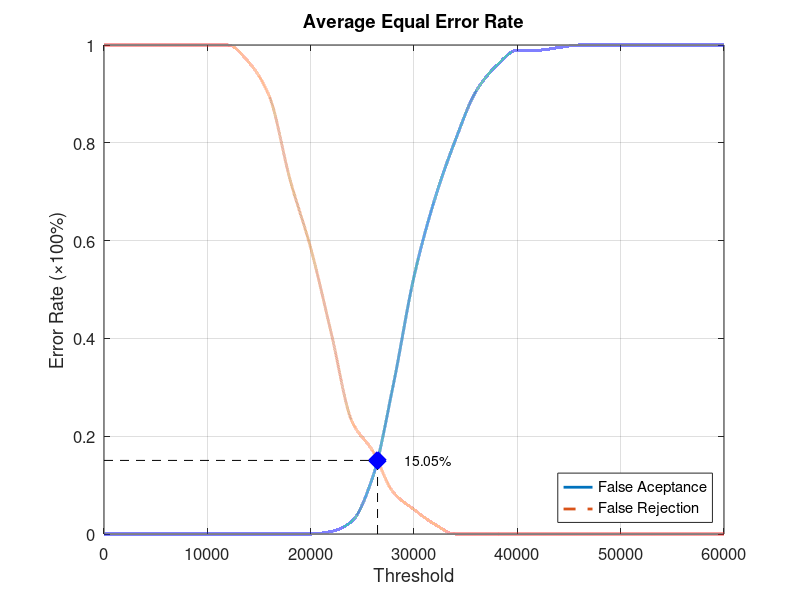
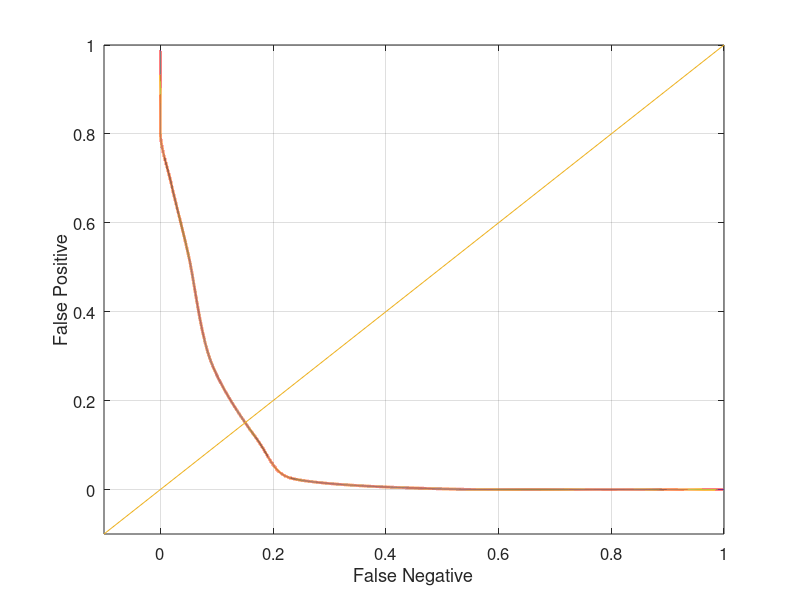

The MATLAB source for these figures, in order:
function yEER = Database2_4
close all;
clear;
clc;
x = 0:2000:60000;
xq = 0:0.5:60000;

y0 = [0 0 0 0 0 0 0 0 0 0 0 0.00526316 0.0263158 0.115789 0.305263 0.526316 0.684211 0.805263 0.905263 0.957895 0.989474 0.989474 0.994737 1 1 1 1 1 1 1 1];
yy0 = interp1(x, y0, xq, 'pchip');
y1 = [1 1 1 1 1 1 1 0.965 0.895 0.725 0.585 0.41 0.23 0.17 0.085 0.05 0.02 0 0 0 0 0 0 0 0 0 0 0 0 0 0];
yy1 = interp1(x, y1, xq, 'pchip');

% Calculating EER: 
y2 = abs(y0 - y1);
find(y2 == min(y2))
yy2 = abs(yy0 - yy1);
xEER = find(yy2 == min(yy2));
xEERIndex = xq(xEER) % X-axis EER
yEER = yy0(xEER) % Y-axis EER

main = figure
plot(xq, yy0,'-','LineWidth', 2);	hold on
plot(xq, yy1,'--','LineWidth', 2);	hold on
plot([xEERIndex xEERIndex], [0 yEER], 'k--');	hold on
plot([0 xEERIndex], [yEER yEER], 'k--');	hold on
plot(xEERIndex, yEER, 'bx', 'LineWidth', 10);	hold on
text(xEERIndex + 10 * xEERIndex / 100, yEER, [num2str(round((10000 * yEER)) / 100) '%'])
legend('False Aceptance', 'False Rejection', 'Location', 'SouthEast')
xlabel('Threshold')
ylabel('Error Rate (\times100%)')
title('Average Equal Error Rate')
set(gca, 'FontSize', 12)
axis([0 60000 0 1])
grid on

print(main, 'Database2_4Main', '-dpng');
FNRxFPR = figure('Color', [1 1 1]);
plot(yy1, yy0, '-', yy1, yy0, 'LineWidth', 2);
hold on
y = -0.1:0.1:1
plot(y, y); 
set(gca, 'FontSize', 12)
xlabel('False Negative')
ylabel('False Positive')
axis([-0.1 1 -0.1 1])
set(gca, 'FontSize', 12)
grid on

print(FNRxFPR, 'Database2_4FNRxFPR','-dpng');
end
